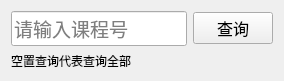
   <widget class="QWidget" name="layoutWidget">
    <property name="geometry">
     <rect>
      <x>640</x>
      <y>270</y>
      <width>231</width>
      <height>51</height>
     </rect>
    </property>
    <property name="sizePolicy">
     <sizepolicy hsizetype="Fixed" vsizetype="Preferred">
      <horstretch>0</horstretch>
      <verstretch>0</verstretch>
     </sizepolicy>
    </property>
    <layout class="QVBoxLayout" name="courseCheckLay">
     <item>
      <layout class="QHBoxLayout" name="courseCheckInput" stretch="8,3">
       <item>
        <widget class="QLineEdit" name="ID_input_4">
         <property name="sizePolicy">
          <sizepolicy hsizetype="Fixed" vsizetype="Fixed">
           <horstretch>0</horstretch>
           <verstretch>0</verstretch>
          </sizepolicy>
         </property>
         <property name="font">
          <font>
           <family>黑体</family>
           <pointsize>14</pointsize>
          </font>
         </property>
         <property name="text">
          <string/>
         </property>
         <property name="placeholderText">
          <string>请输入课程号</string>
         </property>
        </widget>
       </item>
       <item>
        <widget class="QPushButton" name="courseButton_2">
         <property name="sizePolicy">
          <sizepolicy hsizetype="Fixed" vsizetype="Fixed">
           <horstretch>0</horstretch>
           <verstretch>0</verstretch>
          </sizepolicy>
         </property>
         <property name="font">
          <font>
           <family>宋体</family>
           <pointsize>12</pointsize>
          </font>
         </property>
         <property name="text">
          <string>查询</string>
         </property>
        </widget>
       </item>
      </layout>
     </item>
     <item>
      <widget class="QLabel" name="label_2">
       <property name="sizePolicy">
        <sizepolicy hsizetype="Fixed" vsizetype="Preferred">
         <horstretch>0</horstretch>
         <verstretch>0</verstretch>
        </sizepolicy>
       </property>
       <property name="text">
        <string>空置查询代表查询全部</string>
       </property>
      </widget>
     </item>
    </layout>
   </widget>
